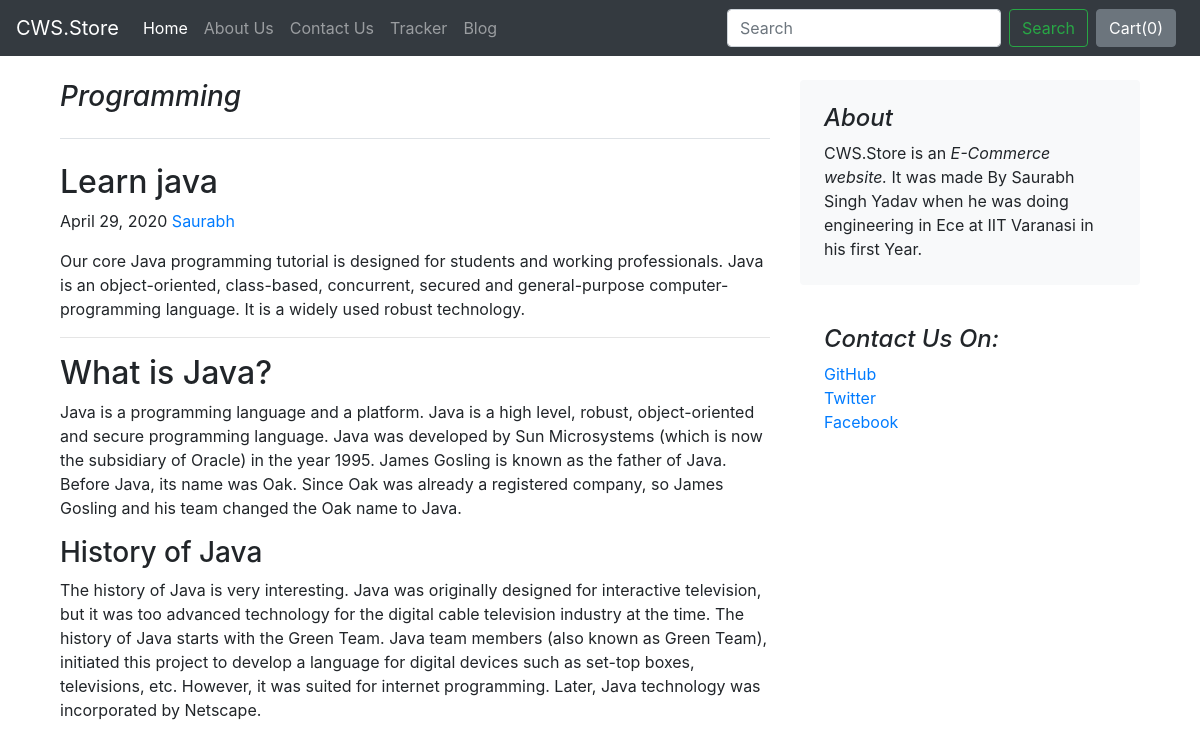
The app's page /blog/blogpost/2 with its own data.
### blog/models.py (models this page shows, shortened)
class BlogPost(models.Model):
    blog_id=models.AutoField(primary_key=True)
    title=models.CharField( max_length=50)
    head0=models.CharField(max_length=500,default="")
    chead0=models.CharField(max_length=5000,default="")
    head1=models.CharField(max_length=500,default="")
    chead1=models.CharField(max_length=5000,default="")
    head2=models.CharField(max_length=500,default="")
    chead2=models.CharField(max_length=5000,default="")
    pub_date=models.DateField()
    thumbnail=models.ImageField( upload_to="shop/images",default="")

### blog/views.py (the view)
# urls.py: path("blogpost/<int:id>",views.blogpost,name="blogPost")
def blogpost(request,id):
    post=BlogPost.objects.filter(blog_id=id)[0]
    return render(request,'blog/blogpost.html',{'Post':post})

### blog/templates/blog/blogpost.html (shortened to what this page needs)
{% extends 'blog/basic.html'%}
{%block body%}
<div class="container">
    <main role="main" class="container">
        <div class="row mt-4">
          <div class="col-md-8 blog-main">
            <h3 class="pb-4 mb-4 font-italic border-bottom">
              {{Post.title}}
            </h3>
            <div class="blog-post">
              <h2 class="blog-post-title">{{Post.head0}}</h2>
              <p class="blog-post-meta">{{Post.pub_date}} <a href="#">Saurabh</a></p>
              <p>{{Post.chead0}}</p>
              <hr>
              <h2>{{Post.head1}}</h2>
              <p>{{Post.chead1}}</p>
              <h3>{{Post.head2}}</h3>
              <p>{{Post.chead2}}</p>
            </div>
          </div>
          <aside class="col-md-4 blog-sidebar">
            <div class="p-4 mb-3 bg-light rounded">
              <h4 class="font-italic">About</h4>
              <p class="mb-0">CWS.Store is an <em>E-Commerce website.</em> It was made By Saurabh Singh Yadav when he was doing engineering in Ece at IIT Varanasi in his first Year.</p>
            </div>
            <div class="p-4">
              <h4 class="font-italic">Contact Us On:</h4>
              <ol class="list-unstyled">
                <li><a href="#">GitHub</a></li>
                <li><a href="#">Twitter</a></li>
                <li><a href="#">Facebook</a></li>
                <br>
              </ol>
            </div>
          </aside>
        </div>
      </main>
</div>
{%endblock%}

### records on screen
BlogPost: title "Programming", head0 "Learn java", pub_date "April 29, 2020", chead0 "Our core Java programming tutorial is designed for students and working professionals. Java is an object-oriented, class-based, concurrent, secured and general-purpose computer-programming language. It is a widely used robust technology.", head1 "What is Java?", chead1 "Java is a programming language and a platform. Java is a high level, robust, object-oriented and secure programming language. Java was developed by Sun Microsystems (which is now the subsidiary of Oracle) in the year 1995. James Gosling is known as the father of Java. Before Java, its name was Oak. Since Oak was already a registered company, so James Gosling and his team changed the Oak name to Java.", head2 "History of Java", chead2 "The history of Java is very interesting. Java was originally designed for interactive television, but it was too advanced technology for the digital cable television industry at the time. The history of Java starts with the Green Team. Java team members (also known as Green Team), initiated this project to develop a language for digital devices such as set-top boxes, televisions, etc. However, it was suited for internet programming. Later, Java technology was incorporated by Netscape."
